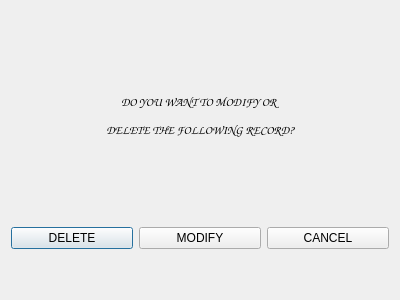
<?xml version="1.0" encoding="UTF-8"?>
<ui version="4.0">
 <class>ModDel</class>
 <widget class="QDialog" name="ModDel">
  <property name="geometry">
   <rect>
    <x>0</x>
    <y>0</y>
    <width>400</width>
    <height>300</height>
   </rect>
  </property>
  <property name="windowTitle">
   <string>Dialog</string>
  </property>
  <layout class="QGridLayout" name="gridLayout">
   <item row="0" column="0">
    <layout class="QVBoxLayout" name="verticalLayout">
     <item>
      <spacer name="verticalSpacer_3">
       <property name="orientation">
        <enum>Qt::Vertical</enum>
       </property>
       <property name="sizeHint" stdset="0">
        <size>
         <width>20</width>
         <height>40</height>
        </size>
       </property>
      </spacer>
     </item>
     <item>
      <widget class="QLabel" name="label">
       <property name="sizePolicy">
        <sizepolicy hsizetype="Preferred" vsizetype="Expanding">
         <horstretch>0</horstretch>
         <verstretch>0</verstretch>
        </sizepolicy>
       </property>
       <property name="font">
        <font>
         <family>Comic Sans MS</family>
         <weight>75</weight>
         <bold>true</bold>
        </font>
       </property>
       <property name="text">
        <string>&lt;html&gt;&lt;head/&gt;&lt;body&gt;&lt;p align=&quot;center&quot;&gt;DO YOU WANT TO MODIFY OR &lt;/p&gt;&lt;p align=&quot;center&quot;&gt;DELETE THE FOLLOWING RECORD?&lt;/p&gt;&lt;/body&gt;&lt;/html&gt;</string>
       </property>
      </widget>
     </item>
     <item>
      <spacer name="verticalSpacer">
       <property name="orientation">
        <enum>Qt::Vertical</enum>
       </property>
       <property name="sizeHint" stdset="0">
        <size>
         <width>20</width>
         <height>40</height>
        </size>
       </property>
      </spacer>
     </item>
     <item>
      <layout class="QHBoxLayout" name="horizontalLayout">
       <item>
        <widget class="QPushButton" name="pushButton">
         <property name="text">
          <string>DELETE</string>
         </property>
        </widget>
       </item>
       <item>
        <widget class="QPushButton" name="pushButton_2">
         <property name="text">
          <string>MODIFY</string>
         </property>
        </widget>
       </item>
       <item>
        <widget class="QPushButton" name="pushButton_3">
         <property name="text">
          <string>CANCEL</string>
         </property>
        </widget>
       </item>
      </layout>
     </item>
    </layout>
   </item>
   <item row="1" column="0">
    <spacer name="verticalSpacer_2">
     <property name="orientation">
      <enum>Qt::Vertical</enum>
     </property>
     <property name="sizeType">
      <enum>QSizePolicy::Fixed</enum>
     </property>
     <property name="sizeHint" stdset="0">
      <size>
       <width>20</width>
       <height>40</height>
      </size>
     </property>
    </spacer>
   </item>
  </layout>
 </widget>
 <resources/>
 <connections/>
</ui>
